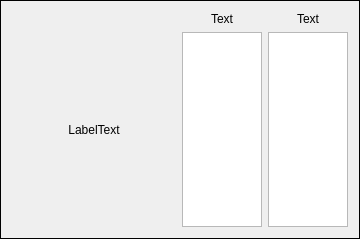
<?xml version="1.0" encoding="UTF-8"?>
<ui version="4.0">
 <class>TwoStringLists</class>
 <widget class="QFrame" name="TwoStringLists">
  <property name="geometry">
   <rect>
    <x>0</x>
    <y>0</y>
    <width>360</width>
    <height>239</height>
   </rect>
  </property>
  <property name="sizePolicy">
   <sizepolicy hsizetype="Minimum" vsizetype="Preferred">
    <horstretch>0</horstretch>
    <verstretch>0</verstretch>
   </sizepolicy>
  </property>
  <property name="minimumSize">
   <size>
    <width>360</width>
    <height>0</height>
   </size>
  </property>
  <property name="windowTitle">
   <string>Frame</string>
  </property>
  <property name="frameShape">
   <enum>QFrame::Box</enum>
  </property>
  <layout class="QGridLayout" name="gridLayout">
   <item row="0" column="1">
    <widget class="QLabel" name="label_1">
     <property name="text">
      <string>Text</string>
     </property>
     <property name="alignment">
      <set>Qt::AlignCenter</set>
     </property>
    </widget>
   </item>
   <item row="0" column="2">
    <widget class="QLabel" name="label_2">
     <property name="text">
      <string>Text</string>
     </property>
     <property name="alignment">
      <set>Qt::AlignCenter</set>
     </property>
    </widget>
   </item>
   <item row="1" column="0">
    <widget class="QLabel" name="label">
     <property name="text">
      <string>LabelText</string>
     </property>
     <property name="alignment">
      <set>Qt::AlignCenter</set>
     </property>
    </widget>
   </item>
   <item row="1" column="1">
    <widget class="QPlainTextEdit" name="edit_1">
     <property name="maximumSize">
      <size>
       <width>80</width>
       <height>16777215</height>
      </size>
     </property>
    </widget>
   </item>
   <item row="1" column="2">
    <widget class="QPlainTextEdit" name="edit_2">
     <property name="maximumSize">
      <size>
       <width>80</width>
       <height>16777215</height>
      </size>
     </property>
    </widget>
   </item>
  </layout>
 </widget>
 <resources/>
 <connections/>
</ui>
